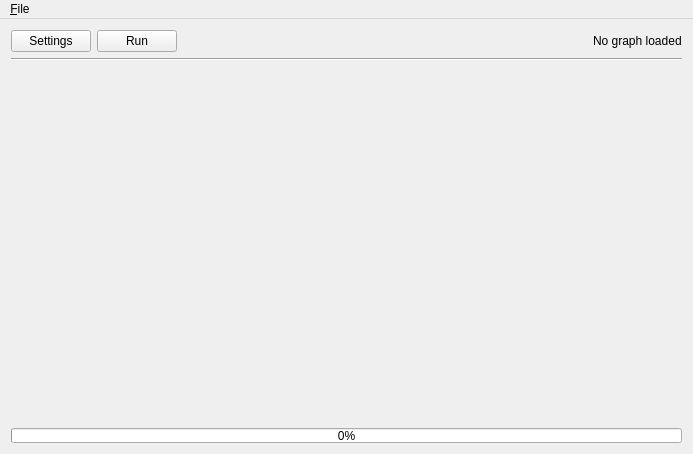
<?xml version="1.0" encoding="UTF-8"?>
<ui version="4.0">
 <class>MainWindow</class>
 <widget class="QMainWindow" name="MainWindow">
  <property name="geometry">
   <rect>
    <x>0</x>
    <y>0</y>
    <width>693</width>
    <height>454</height>
   </rect>
  </property>
  <property name="windowTitle">
   <string>MainWindow</string>
  </property>
  <widget class="QWidget" name="centralWidget">
   <layout class="QVBoxLayout" name="verticalLayout" stretch="100,1,1">
    <item>
     <layout class="QVBoxLayout" name="VLayout" stretch="0,0,100">
      <item>
       <layout class="QHBoxLayout" name="topBox" stretch="0,0,0,0">
        <property name="sizeConstraint">
         <enum>QLayout::SetNoConstraint</enum>
        </property>
        <item>
         <widget class="QPushButton" name="btnSettings">
          <property name="text">
           <string>Settings</string>
          </property>
         </widget>
        </item>
        <item>
         <widget class="QPushButton" name="btnRun">
          <property name="text">
           <string>Run</string>
          </property>
         </widget>
        </item>
        <item>
         <spacer name="horizontalSpacer">
          <property name="orientation">
           <enum>Qt::Horizontal</enum>
          </property>
          <property name="sizeHint" stdset="0">
           <size>
            <width>40</width>
            <height>20</height>
           </size>
          </property>
         </spacer>
        </item>
        <item>
         <widget class="QLabel" name="lblInfo">
          <property name="text">
           <string>No graph loaded</string>
          </property>
         </widget>
        </item>
       </layout>
      </item>
      <item>
       <widget class="Line" name="line">
        <property name="orientation">
         <enum>Qt::Horizontal</enum>
        </property>
       </widget>
      </item>
      <item>
       <widget class="QWidget" name="widget" native="true"/>
      </item>
     </layout>
    </item>
    <item>
     <layout class="QHBoxLayout" name="bottomBox"/>
    </item>
    <item>
     <widget class="QProgressBar" name="progressBar">
      <property name="maximumSize">
       <size>
        <width>16777215</width>
        <height>15</height>
       </size>
      </property>
      <property name="value">
       <number>0</number>
      </property>
     </widget>
    </item>
   </layout>
  </widget>
  <widget class="QMenuBar" name="menuBar">
   <property name="geometry">
    <rect>
     <x>0</x>
     <y>0</y>
     <width>693</width>
     <height>22</height>
    </rect>
   </property>
   <widget class="QMenu" name="menuFile">
    <property name="title">
     <string>&amp;File</string>
    </property>
    <addaction name="menuFileOpen"/>
   </widget>
   <addaction name="menuFile"/>
  </widget>
  <action name="menuFileOpen">
   <property name="text">
    <string>&amp;Open</string>
   </property>
  </action>
 </widget>
 <layoutdefault spacing="6" margin="11"/>
 <resources/>
 <connections/>
</ui>
